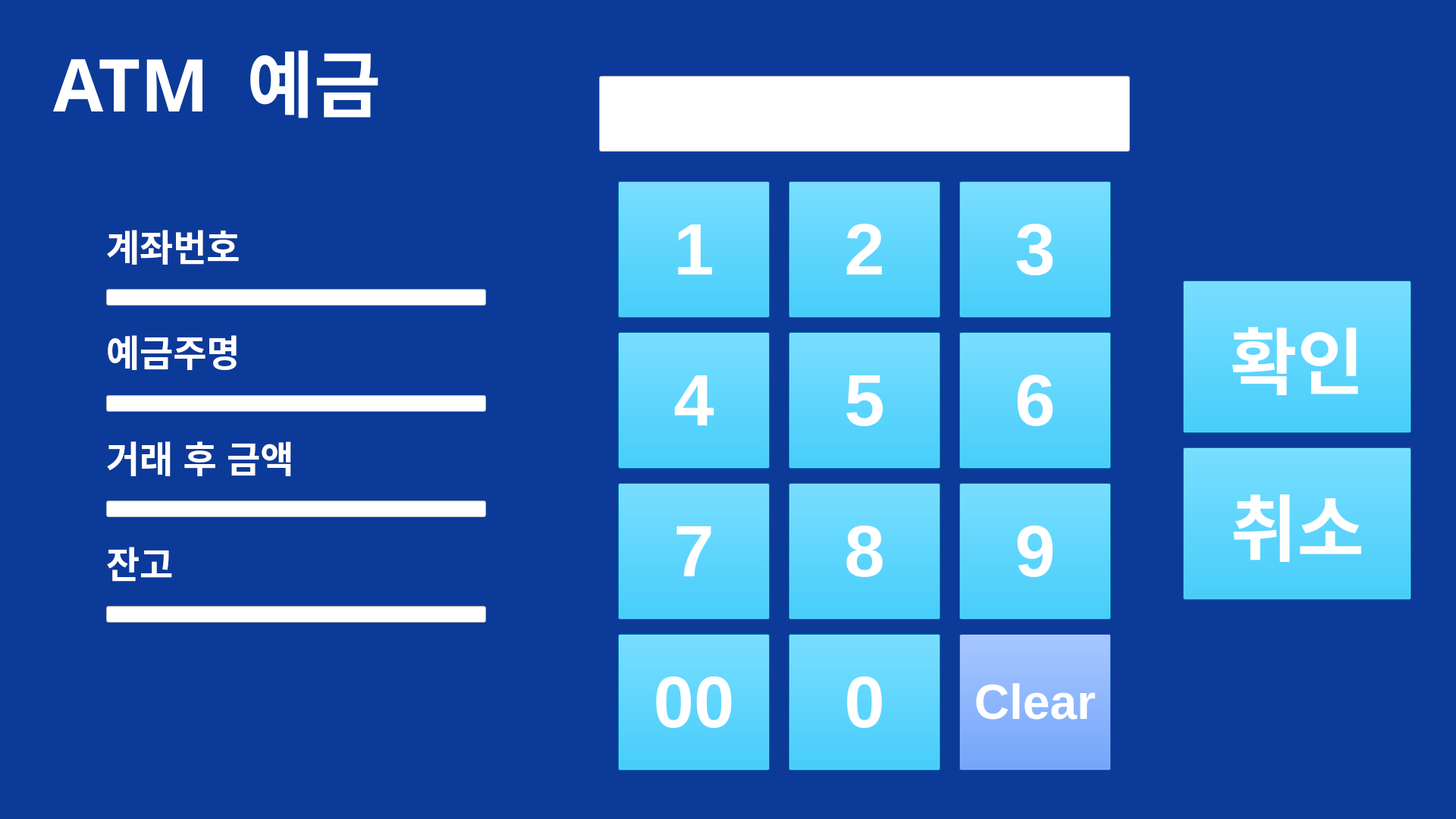
<?xml version="1.0" encoding="UTF-8"?>
<ui version="4.0">
 <class>DepositUI</class>
 <widget class="QWidget" name="DepositUI">
  <property name="geometry">
   <rect>
    <x>0</x>
    <y>0</y>
    <width>1920</width>
    <height>1080</height>
   </rect>
  </property>
  <property name="windowTitle">
   <string>Form</string>
  </property>
  <property name="styleSheet">
   <string notr="true">background-color: rgb(12, 58, 152);</string>
  </property>
  <widget class="QPushButton" name="OKButton">
   <property name="geometry">
    <rect>
     <x>1560</x>
     <y>370</y>
     <width>301</width>
     <height>201</height>
    </rect>
   </property>
   <property name="font">
    <font>
     <pointsize>72</pointsize>
     <bold>true</bold>
    </font>
   </property>
   <property name="styleSheet">
    <string notr="true">color: rgb(255, 255, 255);
background-color: rgb(1, 180, 245);</string>
   </property>
   <property name="text">
    <string>확인</string>
   </property>
  </widget>
  <widget class="QPushButton" name="CancelButton">
   <property name="geometry">
    <rect>
     <x>1560</x>
     <y>590</y>
     <width>301</width>
     <height>201</height>
    </rect>
   </property>
   <property name="font">
    <font>
     <pointsize>72</pointsize>
     <bold>true</bold>
    </font>
   </property>
   <property name="styleSheet">
    <string notr="true">color: rgb(255, 255, 255);
background-color: rgb(1, 180, 245);</string>
   </property>
   <property name="text">
    <string>취소</string>
   </property>
  </widget>
  <widget class="QLabel" name="StatusLabel">
   <property name="enabled">
    <bool>true</bool>
   </property>
   <property name="geometry">
    <rect>
     <x>70</x>
     <y>20</y>
     <width>501</width>
     <height>171</height>
    </rect>
   </property>
   <property name="font">
    <font>
     <family>맑은 고딕</family>
     <pointsize>72</pointsize>
     <italic>false</italic>
     <bold>true</bold>
    </font>
   </property>
   <property name="styleSheet">
    <string notr="true">color: rgb(255, 255, 255);</string>
   </property>
   <property name="text">
    <string>ATM  예금</string>
   </property>
  </widget>
  <widget class="QWidget" name="verticalLayoutWidget">
   <property name="geometry">
    <rect>
     <x>140</x>
     <y>270</y>
     <width>501</width>
     <height>551</height>
    </rect>
   </property>
   <layout class="QVBoxLayout" name="verticalLayout_2">
    <item>
     <widget class="QLabel" name="UIDlabel">
      <property name="font">
       <font>
        <pointsize>36</pointsize>
        <bold>true</bold>
       </font>
      </property>
      <property name="styleSheet">
       <string notr="true">color: rgb(255, 255, 255);</string>
      </property>
      <property name="text">
       <string>계좌번호</string>
      </property>
     </widget>
    </item>
    <item>
     <widget class="QLineEdit" name="UIDlineEdit">
      <property name="styleSheet">
       <string notr="true">font: 28pt &quot;Sans Serif&quot;;
background-color: rgb(255, 255, 255);</string>
      </property>
      <property name="readOnly">
       <bool>true</bool>
      </property>
     </widget>
    </item>
    <item>
     <widget class="QLabel" name="cusNamelabel">
      <property name="font">
       <font>
        <pointsize>36</pointsize>
        <bold>true</bold>
       </font>
      </property>
      <property name="styleSheet">
       <string notr="true">color: rgb(255, 255, 255);</string>
      </property>
      <property name="text">
       <string>예금주명</string>
      </property>
     </widget>
    </item>
    <item>
     <widget class="QLineEdit" name="cusNamelineEdit">
      <property name="styleSheet">
       <string notr="true">font: 28pt &quot;Sans Serif&quot;;
background-color: rgb(255, 255, 255);</string>
      </property>
      <property name="readOnly">
       <bool>true</bool>
      </property>
     </widget>
    </item>
    <item>
     <widget class="QLabel" name="expectlabel">
      <property name="font">
       <font>
        <pointsize>36</pointsize>
        <bold>true</bold>
       </font>
      </property>
      <property name="styleSheet">
       <string notr="true">color: rgb(255, 255, 255);</string>
      </property>
      <property name="text">
       <string>거래 후 금액</string>
      </property>
     </widget>
    </item>
    <item>
     <widget class="QLineEdit" name="expectlineEdit">
      <property name="styleSheet">
       <string notr="true">font: 28pt &quot;Sans Serif&quot;;
background-color: rgb(255, 255, 255);</string>
      </property>
      <property name="readOnly">
       <bool>true</bool>
      </property>
     </widget>
    </item>
    <item>
     <widget class="QLabel" name="budgetlabel">
      <property name="font">
       <font>
        <pointsize>36</pointsize>
        <bold>true</bold>
       </font>
      </property>
      <property name="styleSheet">
       <string notr="true">color: rgb(255, 255, 255);</string>
      </property>
      <property name="text">
       <string>잔고</string>
      </property>
     </widget>
    </item>
    <item>
     <widget class="QLineEdit" name="budgetlineEdit">
      <property name="styleSheet">
       <string notr="true">font: 28pt &quot;Sans Serif&quot;;
background-color: rgb(255, 255, 255);</string>
      </property>
      <property name="readOnly">
       <bool>true</bool>
      </property>
     </widget>
    </item>
   </layout>
  </widget>
  <widget class="QLineEdit" name="NumLineEdit">
   <property name="geometry">
    <rect>
     <x>790</x>
     <y>100</y>
     <width>700</width>
     <height>100</height>
    </rect>
   </property>
   <property name="sizePolicy">
    <sizepolicy hsizetype="Fixed" vsizetype="Fixed">
     <horstretch>0</horstretch>
     <verstretch>0</verstretch>
    </sizepolicy>
   </property>
   <property name="minimumSize">
    <size>
     <width>700</width>
     <height>100</height>
    </size>
   </property>
   <property name="maximumSize">
    <size>
     <width>700</width>
     <height>100</height>
    </size>
   </property>
   <property name="styleSheet">
    <string notr="true">font: 36pt &quot;Sans Serif&quot;;
background-color: rgb(255, 255, 255);</string>
   </property>
   <property name="readOnly">
    <bool>true</bool>
   </property>
  </widget>
  <widget class="QWidget" name="layoutWidget">
   <property name="geometry">
    <rect>
     <x>790</x>
     <y>220</y>
     <width>700</width>
     <height>815</height>
    </rect>
   </property>
   <layout class="QGridLayout" name="gridLayout">
    <property name="spacing">
     <number>0</number>
    </property>
    <item row="3" column="1">
     <widget class="QPushButton" name="num0Button">
      <property name="sizePolicy">
       <sizepolicy hsizetype="Fixed" vsizetype="Fixed">
        <horstretch>0</horstretch>
        <verstretch>0</verstretch>
       </sizepolicy>
      </property>
      <property name="minimumSize">
       <size>
        <width>200</width>
        <height>180</height>
       </size>
      </property>
      <property name="maximumSize">
       <size>
        <width>200</width>
        <height>180</height>
       </size>
      </property>
      <property name="font">
       <font>
        <pointsize>72</pointsize>
        <bold>true</bold>
       </font>
      </property>
      <property name="styleSheet">
       <string notr="true">color: rgb(255, 255, 255);
background-color: rgb(1, 180, 245);</string>
      </property>
      <property name="text">
       <string>0</string>
      </property>
     </widget>
    </item>
    <item row="1" column="0">
     <widget class="QPushButton" name="num4Button">
      <property name="sizePolicy">
       <sizepolicy hsizetype="Fixed" vsizetype="Fixed">
        <horstretch>0</horstretch>
        <verstretch>0</verstretch>
       </sizepolicy>
      </property>
      <property name="minimumSize">
       <size>
        <width>200</width>
        <height>180</height>
       </size>
      </property>
      <property name="maximumSize">
       <size>
        <width>200</width>
        <height>180</height>
       </size>
      </property>
      <property name="font">
       <font>
        <pointsize>72</pointsize>
        <bold>true</bold>
       </font>
      </property>
      <property name="styleSheet">
       <string notr="true">color: rgb(255, 255, 255);
background-color: rgb(1, 180, 245);</string>
      </property>
      <property name="text">
       <string>4</string>
      </property>
     </widget>
    </item>
    <item row="3" column="2">
     <widget class="QPushButton" name="clearButton">
      <property name="sizePolicy">
       <sizepolicy hsizetype="Fixed" vsizetype="Fixed">
        <horstretch>0</horstretch>
        <verstretch>0</verstretch>
       </sizepolicy>
      </property>
      <property name="minimumSize">
       <size>
        <width>200</width>
        <height>180</height>
       </size>
      </property>
      <property name="maximumSize">
       <size>
        <width>200</width>
        <height>180</height>
       </size>
      </property>
      <property name="font">
       <font>
        <pointsize>48</pointsize>
        <bold>true</bold>
       </font>
      </property>
      <property name="styleSheet">
       <string notr="true">color: rgb(255, 255, 255);
background-color: rgb(44, 118, 255);</string>
      </property>
      <property name="text">
       <string>Clear</string>
      </property>
     </widget>
    </item>
    <item row="2" column="1">
     <widget class="QPushButton" name="num8Button">
      <property name="sizePolicy">
       <sizepolicy hsizetype="Fixed" vsizetype="Fixed">
        <horstretch>0</horstretch>
        <verstretch>0</verstretch>
       </sizepolicy>
      </property>
      <property name="minimumSize">
       <size>
        <width>200</width>
        <height>180</height>
       </size>
      </property>
      <property name="maximumSize">
       <size>
        <width>200</width>
        <height>180</height>
       </size>
      </property>
      <property name="font">
       <font>
        <pointsize>72</pointsize>
        <bold>true</bold>
       </font>
      </property>
      <property name="styleSheet">
       <string notr="true">color: rgb(255, 255, 255);
background-color: rgb(1, 180, 245);</string>
      </property>
      <property name="text">
       <string>8</string>
      </property>
     </widget>
    </item>
    <item row="2" column="2">
     <widget class="QPushButton" name="num9Button">
      <property name="sizePolicy">
       <sizepolicy hsizetype="Fixed" vsizetype="Fixed">
        <horstretch>0</horstretch>
        <verstretch>0</verstretch>
       </sizepolicy>
      </property>
      <property name="minimumSize">
       <size>
        <width>200</width>
        <height>180</height>
       </size>
      </property>
      <property name="maximumSize">
       <size>
        <width>200</width>
        <height>180</height>
       </size>
      </property>
      <property name="font">
       <font>
        <pointsize>72</pointsize>
        <bold>true</bold>
       </font>
      </property>
      <property name="styleSheet">
       <string notr="true">color: rgb(255, 255, 255);
background-color: rgb(1, 180, 245);</string>
      </property>
      <property name="text">
       <string>9</string>
      </property>
     </widget>
    </item>
    <item row="1" column="2">
     <widget class="QPushButton" name="num6Button">
      <property name="sizePolicy">
       <sizepolicy hsizetype="Fixed" vsizetype="Fixed">
        <horstretch>0</horstretch>
        <verstretch>0</verstretch>
       </sizepolicy>
      </property>
      <property name="minimumSize">
       <size>
        <width>200</width>
        <height>180</height>
       </size>
      </property>
      <property name="maximumSize">
       <size>
        <width>200</width>
        <height>180</height>
       </size>
      </property>
      <property name="font">
       <font>
        <pointsize>72</pointsize>
        <bold>true</bold>
       </font>
      </property>
      <property name="styleSheet">
       <string notr="true">color: rgb(255, 255, 255);
background-color: rgb(1, 180, 245);</string>
      </property>
      <property name="text">
       <string>6</string>
      </property>
     </widget>
    </item>
    <item row="0" column="2">
     <widget class="QPushButton" name="num3Button">
      <property name="sizePolicy">
       <sizepolicy hsizetype="Fixed" vsizetype="Fixed">
        <horstretch>0</horstretch>
        <verstretch>0</verstretch>
       </sizepolicy>
      </property>
      <property name="minimumSize">
       <size>
        <width>200</width>
        <height>180</height>
       </size>
      </property>
      <property name="maximumSize">
       <size>
        <width>200</width>
        <height>180</height>
       </size>
      </property>
      <property name="font">
       <font>
        <pointsize>72</pointsize>
        <bold>true</bold>
       </font>
      </property>
      <property name="styleSheet">
       <string notr="true">color: rgb(255, 255, 255);
background-color: rgb(1, 180, 245);</string>
      </property>
      <property name="text">
       <string>3</string>
      </property>
     </widget>
    </item>
    <item row="2" column="0">
     <widget class="QPushButton" name="num7Button">
      <property name="sizePolicy">
       <sizepolicy hsizetype="Fixed" vsizetype="Fixed">
        <horstretch>0</horstretch>
        <verstretch>0</verstretch>
       </sizepolicy>
      </property>
      <property name="minimumSize">
       <size>
        <width>200</width>
        <height>180</height>
       </size>
      </property>
      <property name="maximumSize">
       <size>
        <width>200</width>
        <height>180</height>
       </size>
      </property>
      <property name="font">
       <font>
        <pointsize>72</pointsize>
        <bold>true</bold>
       </font>
      </property>
      <property name="styleSheet">
       <string notr="true">color: rgb(255, 255, 255);
background-color: rgb(1, 180, 245);</string>
      </property>
      <property name="text">
       <string>7</string>
      </property>
     </widget>
    </item>
    <item row="3" column="0">
     <widget class="QPushButton" name="num00Button">
      <property name="sizePolicy">
       <sizepolicy hsizetype="Fixed" vsizetype="Fixed">
        <horstretch>0</horstretch>
        <verstretch>0</verstretch>
       </sizepolicy>
      </property>
      <property name="minimumSize">
       <size>
        <width>200</width>
        <height>180</height>
       </size>
      </property>
      <property name="maximumSize">
       <size>
        <width>200</width>
        <height>180</height>
       </size>
      </property>
      <property name="font">
       <font>
        <pointsize>72</pointsize>
        <bold>true</bold>
       </font>
      </property>
      <property name="styleSheet">
       <string notr="true">color: rgb(255, 255, 255);
background-color: rgb(1, 180, 245);</string>
      </property>
      <property name="text">
       <string>00</string>
      </property>
     </widget>
    </item>
    <item row="1" column="1">
     <widget class="QPushButton" name="num5Button">
      <property name="sizePolicy">
       <sizepolicy hsizetype="Fixed" vsizetype="Fixed">
        <horstretch>0</horstretch>
        <verstretch>0</verstretch>
       </sizepolicy>
      </property>
      <property name="minimumSize">
       <size>
        <width>200</width>
        <height>180</height>
       </size>
      </property>
      <property name="maximumSize">
       <size>
        <width>200</width>
        <height>180</height>
       </size>
      </property>
      <property name="font">
       <font>
        <pointsize>72</pointsize>
        <bold>true</bold>
       </font>
      </property>
      <property name="styleSheet">
       <string notr="true">color: rgb(255, 255, 255);
background-color: rgb(1, 180, 245);</string>
      </property>
      <property name="text">
       <string>5</string>
      </property>
     </widget>
    </item>
    <item row="0" column="0">
     <widget class="QPushButton" name="num1Button">
      <property name="sizePolicy">
       <sizepolicy hsizetype="Fixed" vsizetype="Fixed">
        <horstretch>0</horstretch>
        <verstretch>0</verstretch>
       </sizepolicy>
      </property>
      <property name="minimumSize">
       <size>
        <width>200</width>
        <height>180</height>
       </size>
      </property>
      <property name="maximumSize">
       <size>
        <width>200</width>
        <height>180</height>
       </size>
      </property>
      <property name="font">
       <font>
        <pointsize>72</pointsize>
        <bold>true</bold>
       </font>
      </property>
      <property name="styleSheet">
       <string notr="true">color: rgb(255, 255, 255);
background-color: rgb(1, 180, 245);</string>
      </property>
      <property name="text">
       <string>1</string>
      </property>
     </widget>
    </item>
    <item row="0" column="1">
     <widget class="QPushButton" name="num2Button">
      <property name="sizePolicy">
       <sizepolicy hsizetype="Fixed" vsizetype="Fixed">
        <horstretch>0</horstretch>
        <verstretch>0</verstretch>
       </sizepolicy>
      </property>
      <property name="minimumSize">
       <size>
        <width>200</width>
        <height>180</height>
       </size>
      </property>
      <property name="maximumSize">
       <size>
        <width>200</width>
        <height>180</height>
       </size>
      </property>
      <property name="font">
       <font>
        <pointsize>72</pointsize>
        <bold>true</bold>
       </font>
      </property>
      <property name="styleSheet">
       <string notr="true">color: rgb(255, 255, 255);
background-color: rgb(1, 180, 245);</string>
      </property>
      <property name="text">
       <string>2</string>
      </property>
     </widget>
    </item>
   </layout>
  </widget>
 </widget>
 <resources/>
 <connections/>
</ui>
